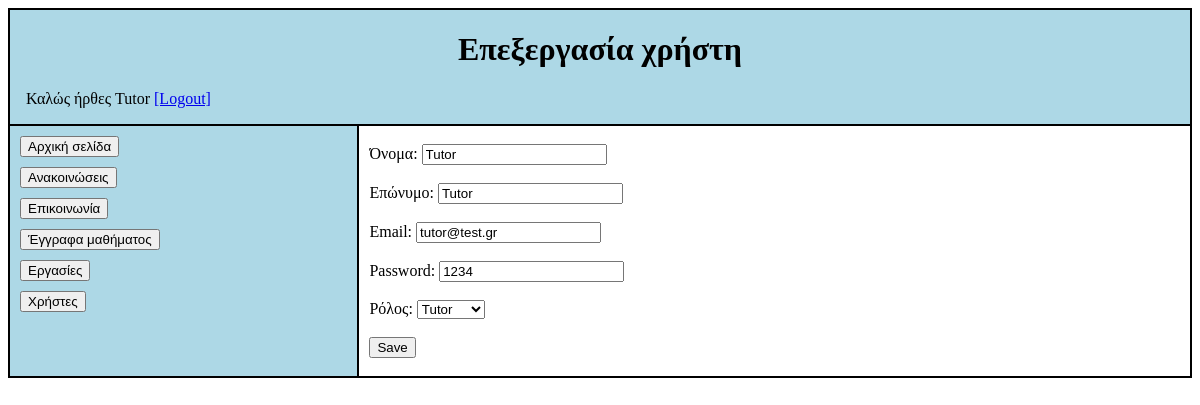
Page /edit_user.php?id=1 (signed in) on the committed database.
### tables this page shows
CREATE TABLE `users` (
  `id` int(11) NOT NULL,
  `firstname` varchar(50) DEFAULT NULL,
  `lastname` varchar(50) DEFAULT NULL,
  `email` varchar(100) DEFAULT NULL,
  `password` varchar(255) DEFAULT NULL,
  `role` enum('tutor','student') DEFAULT NULL
);

### edit_user.php (the view, shortened to what this page needs)
<?php
require 'config.php';
$id = $_GET['id'];
$res = mysqli_query($conn, "SELECT * FROM users WHERE id=$id");
$u = mysqli_fetch_assoc($res);
?>
<!DOCTYPE html>
<html lang="en">
<head>
    <link rel="stylesheet" href="users.css">
</head>
<body>
<div class="container">
    <div class="container1">
        <h1 style="text-align: center">Επεξεργασία χρήστη</h1>
		<p style="margin-left:1em;">Καλώς ήρθες <?php echo $_SESSION['name']; ?>
			<a href="logout.php">[Logout]</a>
		</p>
    </div>
    <div class="container2">
        <div class="container3">
            <button class="buttons-margin1" type="button" onclick="window.location.href='index.php';">Αρχική σελίδα</button>
            <button class="buttons-margin2" type="button" onclick="window.location.href='announcements.php';" id="b-announcements">Ανακοινώσεις</button>
            <button class="buttons-margin2" type="button" onclick="window.location.href='communication.php';" id="b-communications">Επικοινωνία</button>
            <button class="buttons-margin1" type="button" onclick="window.location.href='documents.php';" id="b-documents">Έγγραφα μαθήματος</button>
            <button class="buttons-margin2" type="button" onclick="window.location.href='assignments.php';" id="b-assignments">Εργασίες</button>
			<?php if ($_SESSION['role'] == 'tutor'): ?>
				<button class="buttons-margin3" type="button" onclick="window.location.href='users.php';" id="b-users">Χρήστες</button>
			<?php endif; ?>
        </div>
        <div class="container4">
			<br>
            <form method="post">
			Όνομα:
			<input name="firstname"
			value="<?php echo $u['firstname']; ?>"><br><br>
			Επώνυμο:
			<input name="lastname"
			value="<?php echo $u['lastname']; ?>"><br><br>
			Email:
			<input name="email"
			value="<?php echo $u['email']; ?>"><br><br>
			Password:
			<input name="password"
			value="<?php echo $u['password']; ?>"><br><br>
			Ρόλος:
			<select name="role">
			<option value="tutor"
			<?= $u['role']=='tutor'?'selected':'' ?>>
			Tutor
			</option>
			</select><br><br>
			<button>Save</button>
			</form>
			<br>
        </div>
    </div>
</div>
</body>
</html>

### users.css (style rules this page uses)
.container { border: 1px solid black; }
.container1 { border: 1px solid black; background-color: lightblue; }
.container2 { display: flex; }
.container3 { border: 1px solid black; width: 30%; background-color: lightblue; }
.container4 { padding: 0px 10px 0px 10px; border: 1px solid black; width: 70%; }
.buttons-margin1 { margin: 10px 10% 0px 10px; }
.buttons-margin2 { margin: 10px 100% 0px 10px; }
.buttons-margin3 { margin: 10px 100% 50px 10px; }

### rows in the picture
users: firstname "Tutor", lastname "Tutor", email "tutor@test.gr", password "1234", role "Tutor"

### other values in the picture
$_SESSION['name'] "Tutor"
